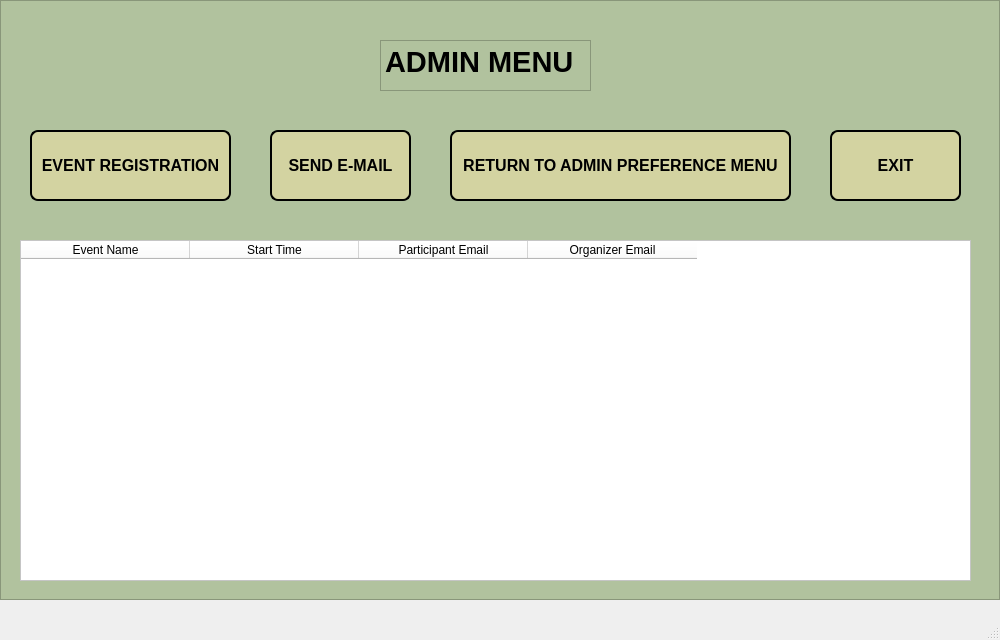
<?xml version="1.0" encoding="UTF-8"?>
<ui version="4.0">
 <class>MainWindow</class>
 <widget class="QMainWindow" name="MainWindow">
  <property name="geometry">
   <rect>
    <x>0</x>
    <y>0</y>
    <width>1000</width>
    <height>640</height>
   </rect>
  </property>
  <property name="windowTitle">
   <string>MainWindow</string>
  </property>
  <widget class="QWidget" name="centralwidget">
   <widget class="QFrame" name="frame">
    <property name="geometry">
     <rect>
      <x>0</x>
      <y>0</y>
      <width>1000</width>
      <height>600</height>
     </rect>
    </property>
    <property name="styleSheet">
     <string notr="true">background-color:rgb(177, 194, 158)</string>
    </property>
    <property name="frameShape">
     <enum>QFrame::StyledPanel</enum>
    </property>
    <property name="frameShadow">
     <enum>QFrame::Raised</enum>
    </property>
    <widget class="QTableWidget" name="tableWidget">
     <property name="geometry">
      <rect>
       <x>20</x>
       <y>240</y>
       <width>951</width>
       <height>341</height>
      </rect>
     </property>
     <property name="styleSheet">
      <string notr="true">background-color:rgb(255, 255, 255)</string>
     </property>
     <attribute name="horizontalHeaderDefaultSectionSize">
      <number>169</number>
     </attribute>
     <column>
      <property name="text">
       <string>Event Name</string>
      </property>
     </column>
     <column>
      <property name="text">
       <string>Start Time</string>
      </property>
     </column>
     <column>
      <property name="text">
       <string>Participant Email</string>
      </property>
     </column>
     <column>
      <property name="text">
       <string>Organizer Email</string>
      </property>
     </column>
    </widget>
    <widget class="QPushButton" name="pushButton_SendEmail">
     <property name="geometry">
      <rect>
       <x>270</x>
       <y>130</y>
       <width>141</width>
       <height>71</height>
      </rect>
     </property>
     <property name="styleSheet">
      <string notr="true">
QPushButton {
    font-size: 16px;
    font-weight: bold;
    font-family: Arial;
    color: black; /* Siyah yazı rengi */
    background-color: #d3d3a1; /* Sarıya yakın gri arka plan rengi */
    border-radius: 8px; /* Köşe yuvarlama */
    padding: 8px; /* Küçük padding */
    border: 2px solid black; /* İnce siyah çerçeve */
    
    /* Gölgelendirme eklemek için: */
    box-shadow: 3px 3px 6px rgba(0, 0, 0, 0.3); /* Gölgenin boyutu ve rengi */
}

QPushButton:hover {
    background-color: #b0b072; /* Hover durumunda daha koyu sarımsı gri */
    /* Hover durumunda gölgeyi değiştirmek için */
    box-shadow: 5px 5px 10px rgba(0, 0, 0, 0.5); /* Hover sırasında daha belirgin gölge */
}</string>
     </property>
     <property name="text">
      <string>SEND E-MAIL</string>
     </property>
    </widget>
    <widget class="QPushButton" name="pushButton_Exit">
     <property name="geometry">
      <rect>
       <x>830</x>
       <y>130</y>
       <width>131</width>
       <height>71</height>
      </rect>
     </property>
     <property name="styleSheet">
      <string notr="true">
QPushButton {
    font-size: 16px;
    font-weight: bold;
    font-family: Arial;
    color: black; /* Siyah yazı rengi */
    background-color: #d3d3a1; /* Sarıya yakın gri arka plan rengi */
    border-radius: 8px; /* Köşe yuvarlama */
    padding: 8px; /* Küçük padding */
    border: 2px solid black; /* İnce siyah çerçeve */
    
    /* Gölgelendirme eklemek için: */
    box-shadow: 3px 3px 6px rgba(0, 0, 0, 0.3); /* Gölgenin boyutu ve rengi */
}

QPushButton:hover {
    background-color: #b0b072; /* Hover durumunda daha koyu sarımsı gri */
    /* Hover durumunda gölgeyi değiştirmek için */
    box-shadow: 5px 5px 10px rgba(0, 0, 0, 0.5); /* Hover sırasında daha belirgin gölge */
}</string>
     </property>
     <property name="text">
      <string>EXIT</string>
     </property>
    </widget>
    <widget class="QPushButton" name="pushButton_ReturnToAdminPreMenu">
     <property name="geometry">
      <rect>
       <x>450</x>
       <y>130</y>
       <width>341</width>
       <height>71</height>
      </rect>
     </property>
     <property name="styleSheet">
      <string notr="true">
QPushButton {
    font-size: 16px;
    font-weight: bold;
    font-family: Arial;
    color: black; /* Siyah yazı rengi */
    background-color: #d3d3a1; /* Sarıya yakın gri arka plan rengi */
    border-radius: 8px; /* Köşe yuvarlama */
    padding: 8px; /* Küçük padding */
    border: 2px solid black; /* İnce siyah çerçeve */
    
    /* Gölgelendirme eklemek için: */
    box-shadow: 3px 3px 6px rgba(0, 0, 0, 0.3); /* Gölgenin boyutu ve rengi */
}

QPushButton:hover {
    background-color: #b0b072; /* Hover durumunda daha koyu sarımsı gri */
    /* Hover durumunda gölgeyi değiştirmek için */
    box-shadow: 5px 5px 10px rgba(0, 0, 0, 0.5); /* Hover sırasında daha belirgin gölge */
}</string>
     </property>
     <property name="text">
      <string>RETURN TO ADMIN PREFERENCE MENU</string>
     </property>
    </widget>
    <widget class="QPushButton" name="pushButton_EventRegistration">
     <property name="geometry">
      <rect>
       <x>30</x>
       <y>130</y>
       <width>201</width>
       <height>71</height>
      </rect>
     </property>
     <property name="styleSheet">
      <string notr="true">
QPushButton {
    font-size: 16px;
    font-weight: bold;
    font-family: Arial;
    color: black; /* Siyah yazı rengi */
    background-color: #d3d3a1; /* Sarıya yakın gri arka plan rengi */
    border-radius: 8px; /* Köşe yuvarlama */
    padding: 8px; /* Küçük padding */
    border: 2px solid black; /* İnce siyah çerçeve */
    
    /* Gölgelendirme eklemek için: */
    box-shadow: 3px 3px 6px rgba(0, 0, 0, 0.3); /* Gölgenin boyutu ve rengi */
}

QPushButton:hover {
    background-color: #b0b072; /* Hover durumunda daha koyu sarımsı gri */
    /* Hover durumunda gölgeyi değiştirmek için */
    box-shadow: 5px 5px 10px rgba(0, 0, 0, 0.5); /* Hover sırasında daha belirgin gölge */
}</string>
     </property>
     <property name="text">
      <string>EVENT REGISTRATION</string>
     </property>
    </widget>
    <widget class="QTextBrowser" name="textBrowser">
     <property name="geometry">
      <rect>
       <x>380</x>
       <y>40</y>
       <width>211</width>
       <height>51</height>
      </rect>
     </property>
     <property name="html">
      <string>&lt;!DOCTYPE HTML PUBLIC &quot;-//W3C//DTD HTML 4.0//EN&quot; &quot;http://www.w3.org/TR/REC-html40/strict.dtd&quot;&gt;
&lt;html&gt;&lt;head&gt;&lt;meta name=&quot;qrichtext&quot; content=&quot;1&quot; /&gt;&lt;style type=&quot;text/css&quot;&gt;
p, li { white-space: pre-wrap; }
&lt;/style&gt;&lt;/head&gt;&lt;body style=&quot; font-family:'MS Shell Dlg 2'; font-size:8.25pt; font-weight:400; font-style:normal;&quot;&gt;
&lt;p style=&quot; margin-top:0px; margin-bottom:0px; margin-left:0px; margin-right:0px; -qt-block-indent:0; text-indent:0px;&quot;&gt;&lt;span style=&quot; font-size:22pt; font-weight:600;&quot;&gt;ADMIN MENU&lt;/span&gt;&lt;/p&gt;&lt;/body&gt;&lt;/html&gt;</string>
     </property>
    </widget>
   </widget>
  </widget>
  <widget class="QMenuBar" name="menubar">
   <property name="geometry">
    <rect>
     <x>0</x>
     <y>0</y>
     <width>1000</width>
     <height>21</height>
    </rect>
   </property>
  </widget>
  <widget class="QStatusBar" name="statusbar"/>
 </widget>
 <resources/>
 <connections/>
</ui>
